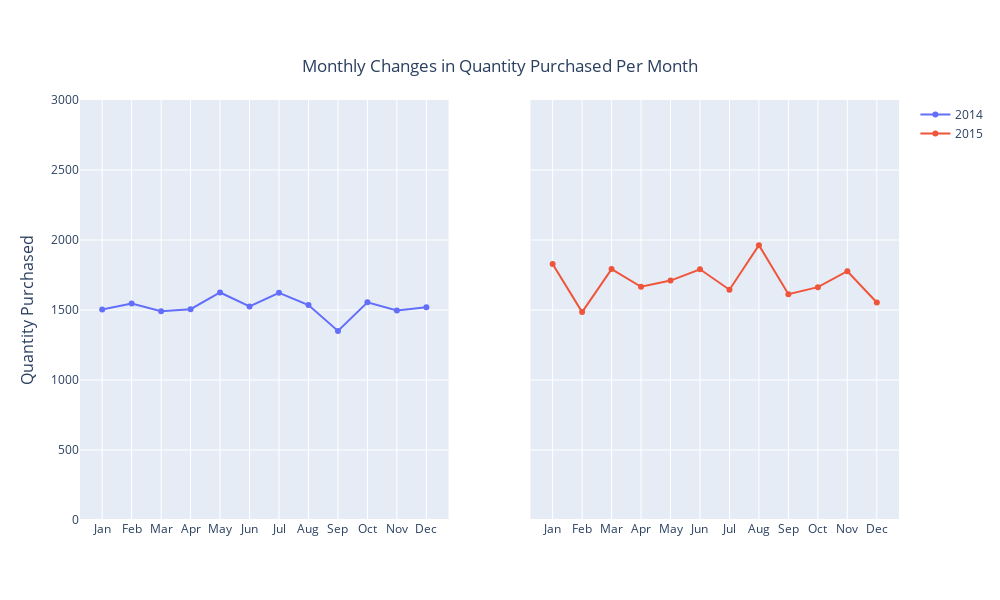

Notebook source saved alongside this figure:
### Code cell
#Creating a fig with subplots so a align the multiple chart side y side
fig = make_subplots(rows=1,cols=2,shared_xaxes='all',shared_yaxes='all',y_title='Quantity Purchased')

#adding the first chart to the location in the fig
fig.add_trace(a,row=1,col=1)

#adding the second chart to the location in the fig
fig.add_trace(b,row=1,col=2)

#changing the size  editing of chart
fig.update_layout(height=600, width=1000, title='Monthly Changes in Quantity Purchased Per Month',title_x=0.5,title_y=0.90)

#changing the axis ticks
#fig.update_xaxes(range = np.arange())
fig.update_yaxes(range = [0,3000])
fig.show()

### Figure 1 — Plotly figure (JSON) as saved in the notebook; plotly's stock layout.template omitted (floating-point values rounded to 4 significant figures)
{"data": [{"name": "2014", "type": "scatter", "x": ["Jan", "Feb", "Mar", "Apr", "May", "Jun", "Jul", "Aug", "Sep", "Oct", "Nov", "Dec"], "xaxis": "x", "y": [1504, 1547, 1491, 1506, 1625, 1525, 1623, 1535, 1350, 1555, 1496, 1520], "yaxis": "y"}, {"name": "2015", "type": "scatter", "x": ["Jan", "Feb", "Mar", "Apr", "May", "Jun", "Jul", "Aug", "Sep", "Oct", "Nov", "Dec"], "xaxis": "x2", "y": [1829, 1485, 1792, 1666, 1710, 1791, 1645, 1963, 1613, 1663, 1777, 1554], "yaxis": "y2"}], "layout": {"annotations": [{"font": {"size": 16}, "showarrow": false, "text": "Quantity Purchased", "textangle": -90, "x": 0, "xanchor": "right", "xref": "paper", "xshift": -40, "y": 0.5, "yanchor": "middle", "yref": "paper"}], "height": 600, "title": {"text": "Monthly Changes in Quantity Purchased Per Month", "x": 0.5, "y": 0.9}, "width": 1000, "xaxis": {"anchor": "y", "domain": [0, 0.45]}, "xaxis2": {"anchor": "y2", "domain": [0.55, 1], "matches": "x"}, "yaxis": {"anchor": "x", "domain": [0, 1], "range": [0, 3000]}, "yaxis2": {"anchor": "x2", "domain": [0, 1], "matches": "y", "range": [0, 3000], "showticklabels": false}}}
